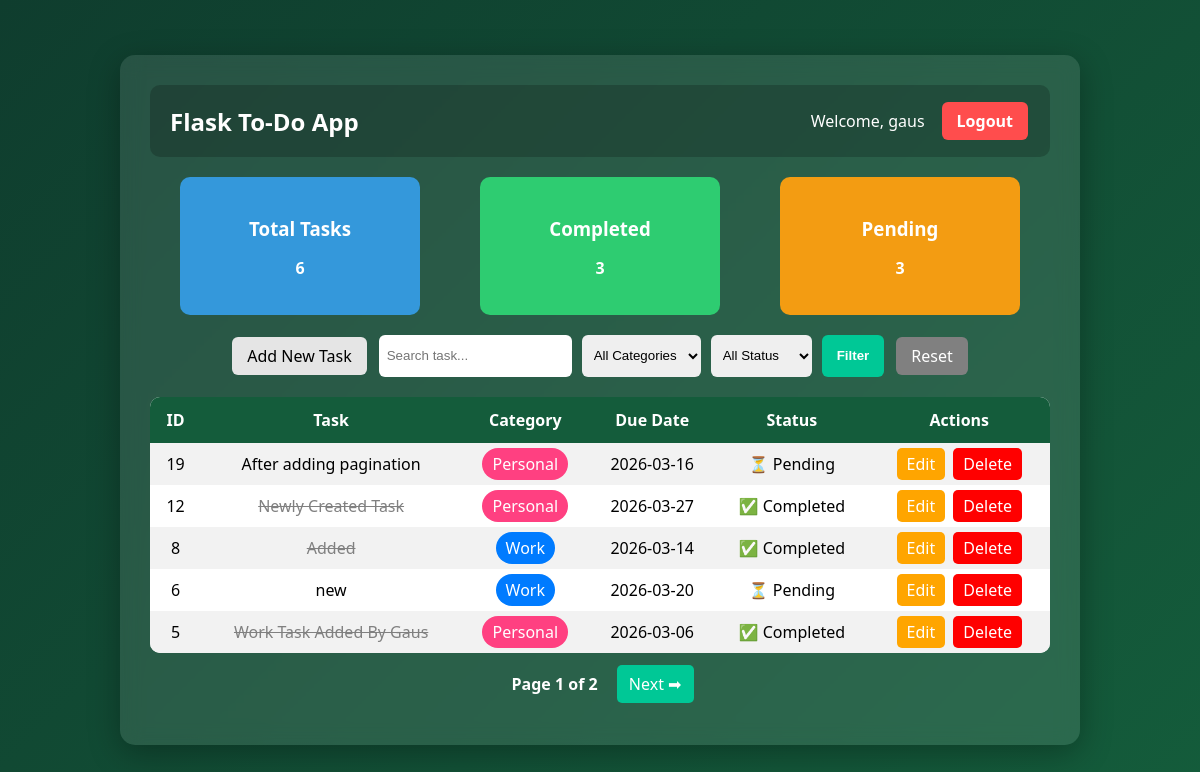
/ (signed in), run on an earlier commit of the app's database.
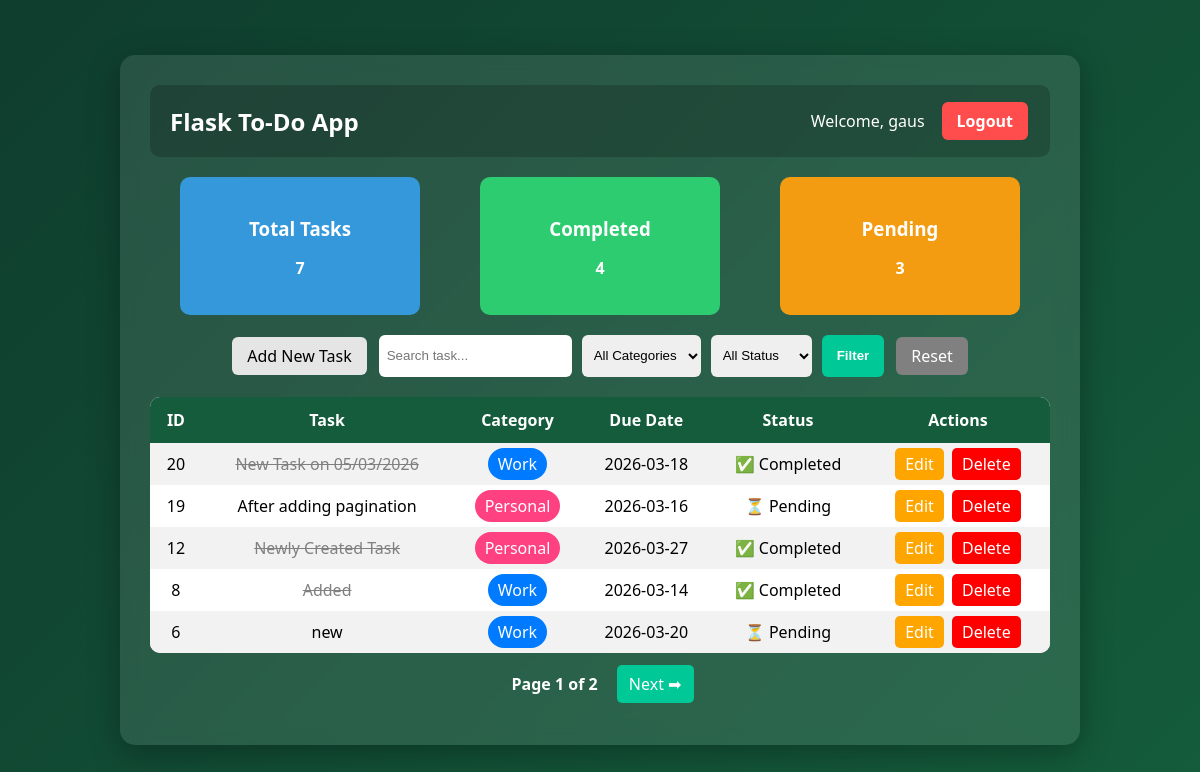
And on a later commit of the database.
### app.py (models this page shows)
class User(db.Model, UserMixin):
    id = db.Column(db.Integer, primary_key=True)
    username = db.Column(db.String(100), unique=True, nullable=False)
    password = db.Column(db.String(200), nullable=False)
    tasks = db.relationship('Todo', backref='owner', lazy=True)

class Todo(db.Model):
    id = db.Column(db.Integer, primary_key=True)
    title = db.Column(db.String(200), nullable=False)
    category = db.Column(db.String(50), nullable=False)  # Work / Personal
    due_date = db.Column(db.Date, nullable=False)
    completed = db.Column(db.Boolean, default=False)
    user_id = db.Column(db.Integer, db.ForeignKey('user.id'), nullable=False)

### app.py (the view)
@app.route('/')
@login_required
def index():
    page = request.args.get('page', 1, type=int)
    category = request.args.get('category')
    status = request.args.get('status')
    search = request.args.get('search')
    query = Todo.query.filter_by(user_id=current_user.id)
    if category and category != "All":
        query = query.filter(Todo.category == category)
    if status == "Completed":
        query = query.filter(Todo.completed == True)
    elif status == "Pending":
        query = query.filter(Todo.completed == False)
    if search:
        query = query.filter(Todo.title.ilike(f"%{search}%"))
    pagination = query.order_by(Todo.id.desc()).paginate(
        page=page,
        per_page=5
    )
    tasks = pagination.items
    total_tasks = Todo.query.filter_by(user_id=current_user.id).count()
    completed_tasks = Todo.query.filter_by(user_id=current_user.id, completed=True).count()
    pending_tasks = Todo.query.filter_by(user_id=current_user.id, completed=False).count()
    return render_template(
        'index.html',
        tasks=tasks,
        pagination=pagination,
        total_tasks=total_tasks,
        completed_tasks=completed_tasks,
        pending_tasks=pending_tasks
    )

### app.py (called while the page is built)
@login_manager.user_loader
def load_user(user_id):
    return User.query.get(int(user_id))

### templates/index.html (shortened to what this page needs)
{% extends 'base.html' %}
{% block content %}
<div class="dashboard">
    <div class="card total">
        <h3>Total Tasks</h3>
        <p>{{ total_tasks }}</p>
    </div>
    <div class="card completed">
        <h3>Completed</h3>
        <p>{{ completed_tasks }}</p>
    </div>
    <div class="card pending">
        <h3>Pending</h3>
        <p>{{ pending_tasks }}</p>
    </div>
</div>
<form method="GET" class="filter-form">
    <a href="{{ url_for('add_task') }}" class="add-btn">Add New Task</a>
    <input type="text" name="search" placeholder="Search task..."
           value="{{ request.args.get('search', '') }}">
    <select name="category">
        <option value="All">All Categories</option>
    </select>
    <select name="status">
        <option value="">All Status</option>
    </select>
    <button type="submit">Filter</button>
    <a href="{{ url_for('index') }}" class="reset-btn">Reset</a>
</form>
<table>
    <tr>
        <th>ID</th>
        <th>Task</th>
        <th>Category</th>
        <th>Due Date</th>
        <th>Status</th>
        <th>Actions</th>
    </tr>
    {% for task in tasks %}
    <tr>
    <td>{{ task.id }}</td>
    <td class="{% if task.completed %}completed-task{% endif %}">
        {{ task.title }}
    </td>
    <td>
        {% if task.category == "Work" %}
            <span class="work">Work</span>
        {% else %}
            <span class="personal">Personal</span>
        {% endif %}
    </td>
    <td>{{ task.due_date }}</td>
    <td>
        {% if task.completed %}
            ✅ Completed
        {% else %}
            ⏳ Pending
        {% endif %}
    </td>
    <td>
        <a href="/edit/{{ task.id }}">Edit</a>
        <a href="/delete/{{ task.id }}">Delete</a>
    </td>
</tr>
    {% endfor %}
</table>
<div class="pagination">
    <span>
        Page {{ pagination.page }} of {{ pagination.pages }}
    </span>
    {% if pagination.has_next %}
        <a href="{{ url_for('index', page=pagination.next_num) }}">
            Next ➡
        </a>
    {% endif %}
</div>
{% endblock %}

### templates/base.html (shortened to what this page needs)
<!DOCTYPE html>
<html>
<head>
    <link rel="stylesheet" href="{{ url_for('static', filename='style.css') }}">
</head>
<body>
    <div class="container">
        <div class="navbar">
    <h1 class="logo">Flask To-Do App</h1>
    {% if current_user.is_authenticated %}
        <div class="user-section">
            <span class="welcome">Welcome, {{ current_user.username }}</span>
            <a href="{{ url_for('logout') }}" class="logout-btn">Logout</a>
        </div>
    {% endif %}
</div>
        {% block content %}{% endblock %}
    </div>
</body>
</html>

### static/style.css (style rules this page uses)
body { margin: 0; font-family: 'Segoe UI', sans-serif; background: linear-gradient(135deg, #0f3d2e, #145c3b); display: flex; justify-content: center; align-items: center; min-height: 100vh; }
.container { width: 80%; max-width: 900px; background: rgba(255, 255, 255, 0.1); backdrop-filter: blur(10px); padding: 30px; border-radius: 15px; color: white; box-shadow: 0 8px 32px rgba(0,0,0,0.3); }
h1 { text-align: center; margin-bottom: 20px; }
form { display: flex; gap: 10px; flex-wrap: wrap; justify-content: center; margin-bottom: 20px; }
input, select { padding: 10px; border-radius: 8px; border: none; outline: none; }
button { padding: 10px 15px; border-radius: 8px; border: none; cursor: pointer; font-weight: bold; transition: 0.3s ease; }
button[type="submit"] { background-color: #00c896; color: white; }
table { width: 100%; border-collapse: collapse; background: white; color: black; border-radius: 10px; overflow: hidden; }
th { background: #145c3b; color: white; padding: 12px; }
td { padding: 10px; text-align: center; }
tr:nth-child(even) { background: #f2f2f2; }
.work { background-color: #007bff; color: white; padding: 5px 10px; border-radius: 20px; }
.personal { background-color: #ff4081; color: white; padding: 5px 10px; border-radius: 20px; }
.completed-task { text-decoration: line-through; color: gray; }
a { text-decoration: none; padding: 5px 10px; border-radius: 5px; margin: 2px; }
a[href*="edit"] { background: orange; color: white; }
a[href*="delete"] { background: red; color: white; }
.navbar { display: flex; justify-content: space-between; align-items: center; padding: 15px 20px; background: rgba(0, 0, 0, 0.2); border-radius: 10px; margin-bottom: 20px; }
.logo { margin: 0; font-size: 24px; }
.user-section { display: flex; align-items: center; gap: 15px; }
.welcome { font-weight: 500; }
.logout-btn { padding: 8px 15px; background: #ff4d4d; color: white; text-decoration: none; border-radius: 6px; font-weight: bold; transition: 0.3s ease; }
.filter-form { display: flex; gap: 10px; flex-wrap: wrap; margin-bottom: 20px; justify-content: center; }
.filter-form input, .filter-form select { padding: 8px; border-radius: 6px; border: none; }
.filter-form button { background: #00c896; color: white; border: none; padding: 8px 15px; border-radius: 6px; cursor: pointer; }
.reset-btn { background: gray; color: white; padding: 8px 15px; border-radius: 6px; text-decoration: none; }
.dashboard { display: flex; justify-content: space-around; margin: 20px 0; flex-wrap: wrap; }
.card { width: 200px; padding: 20px; border-radius: 10px; text-align: center; color: white; font-weight: bold; }
.card h3 { margin-bottom: 10px; }
.total { background: #3498db; }
.completed { background: #2ecc71; }
.pending { background: #f39c12; }
.pagination { margin: 20px 0; text-align: center; }
.pagination a { padding: 8px 12px; background: #00c896; color: white; text-decoration: none; border-radius: 5px; margin: 0 5px; }
.pagination span { margin: 0 10px; font-weight: bold; }
.add-btn { background:#e5e5e5; padding:8px 15px; border-radius:6px; text-decoration:none; font-weight:400; color:black; }

What changed in the data, as far as the page shows it:
no longer on this page (row unchanged): Todo: id "5", title "Work Task Added By Gaus", category "Personal", due_date "2026-03-06", completed "✅ Completed"
added Todo: id "20", title "New Task on 05/03/2026", category "Work", due_date "2026-03-18", completed "✅ Completed"
Also different on the page:
{{ total_tasks }}: "6" → "7"
{{ completed_tasks }}: "3" → "4"
